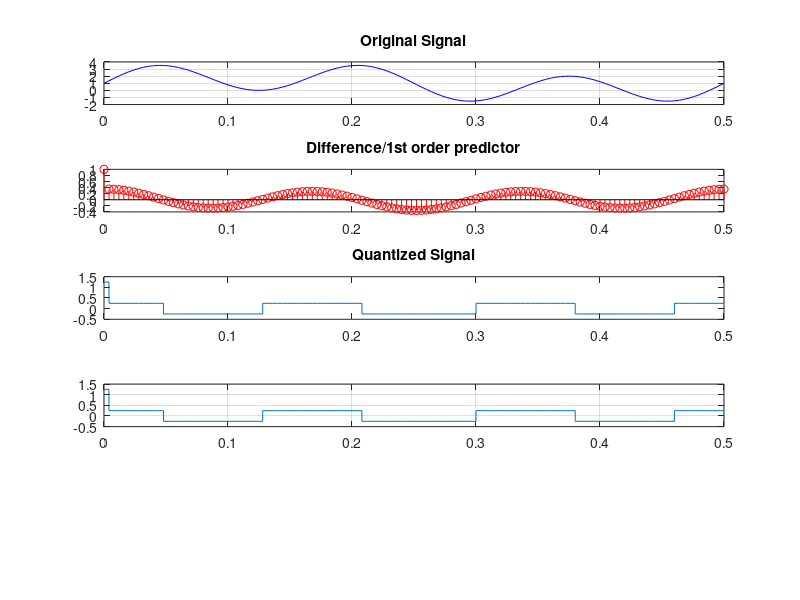

MATLAB code for this plot: (Note: this script raises an error after producing the figure.)
clc;
clear all;close all;
%% Continuos Time
Ts=0.004;
Td=0.5;
t= 0:Ts:Td;
x= 1 + sin (2*pi*2*t)+ 2*sin(2*pi*6*t);
subplot(5, 1, 1)
plot(t, x, 'b'); grid on; hold on
title("Original Signal");
%% DM based on Difference/1st order predictor
for k=1:length(x)
    if k==1
        yd(k)=x(k);
    else
        yd(k)=x(k)-x(k-1);
    end
end
subplot(5,1,2)
stem(t,yd,'r'); hold on;
title("Difference/1st order predictor");
%% Quantizer & Encoder
x= yd;
yq=[]; bn=[];
for n=1:length(t)
    if x(n)>=-1 && x(n)<-0.5
        y=-0.75;
        b='000';
    elseif x(n)>=-0.5 && x(n)<0
        y=-0.25;
        b='001';
    elseif x(n)>=0 && x(n)<0.5
        y=0.25;
        b='010';
    elseif x(n)>=0.5 && x(n)<1
        y=0.75;
        b='011';
    elseif x(n)>=1 && x(n)<1.5
        y=1.25;
        b='100';
    end
    yq=[yq, y];
    bn=[bn, b];
end
subplot(5,1,3);
stairs(t, yq); hold on;
title("Quantized Signal");
%% LPF & Decoding
noOfSamples = length(bn);
yRec =[]; % y Receieved acronym yRec
for n=1:3:noOfSamples
    if bn(n:n+2)=='000'
        yR=-0.75;
    elseif bn(n:n+2)=='001'
        yR=-0.25;
    elseif bn(n:n+2)=='010'
        yR=0.25;
    elseif bn(n:n+2)=='011'
        yR=0.75;
    elseif bn(n:n+2)=='100'
        yR=1.25;
    end
    yRec=[yRec, yR];
end

subplot(5,1,4);
stairs(t, yRec); hold on; grid on;

fc= 10;
yLP = lowpass(yRec, fc, 1/Ts);
plot(t, yLP); hold on; 
title("Received Signal and Low pass Filter Output");
%% Retrieving original signal
xRet = [];
for n=1:length(t)
    if n==1
        y=yLP(n);
    else
        y=yLP(n)+xRet(n-1);
    end
    xRet=[xRet, y];
end
subplot(5,1,5);
plot(t, xRet);grid on;
title("Retrieving original signal");
        
